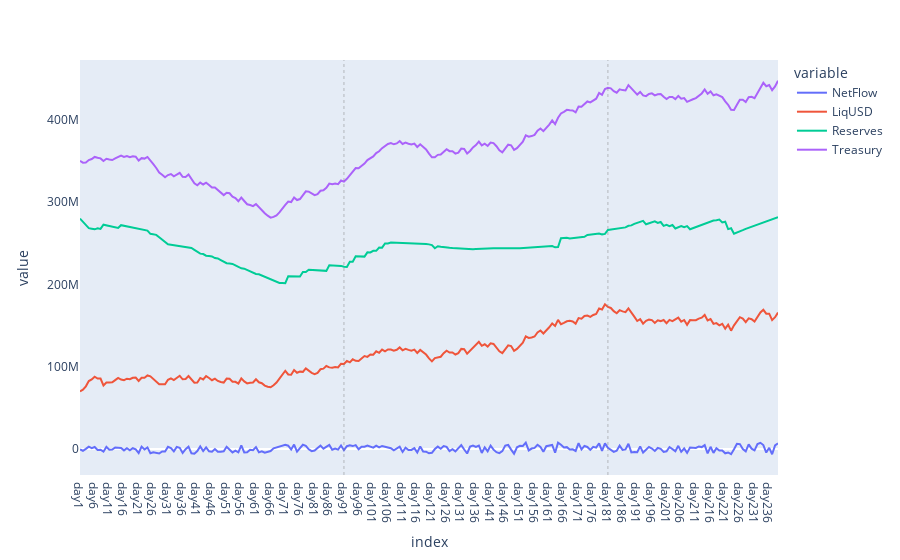
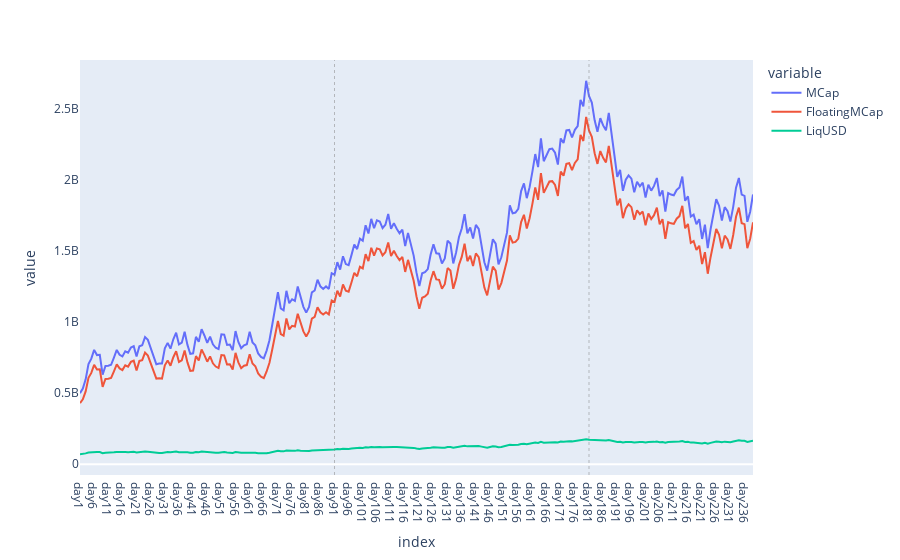
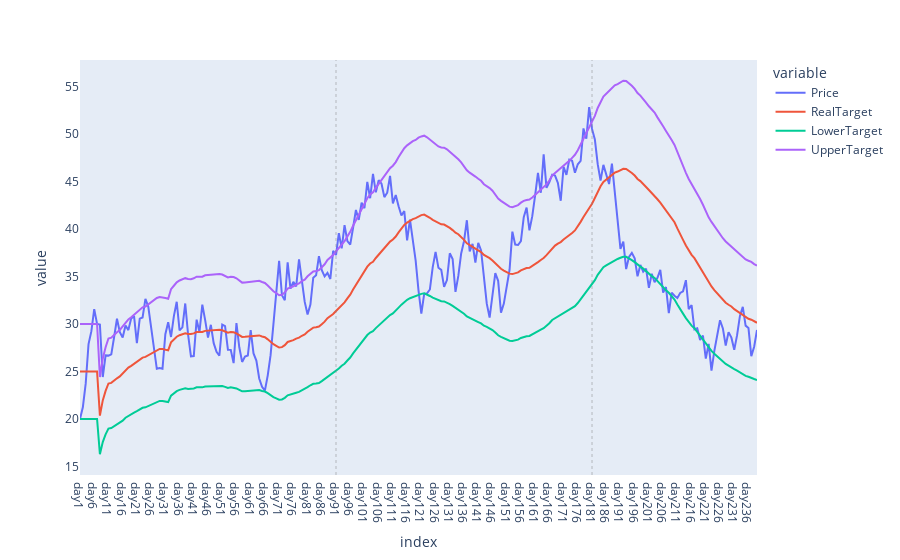
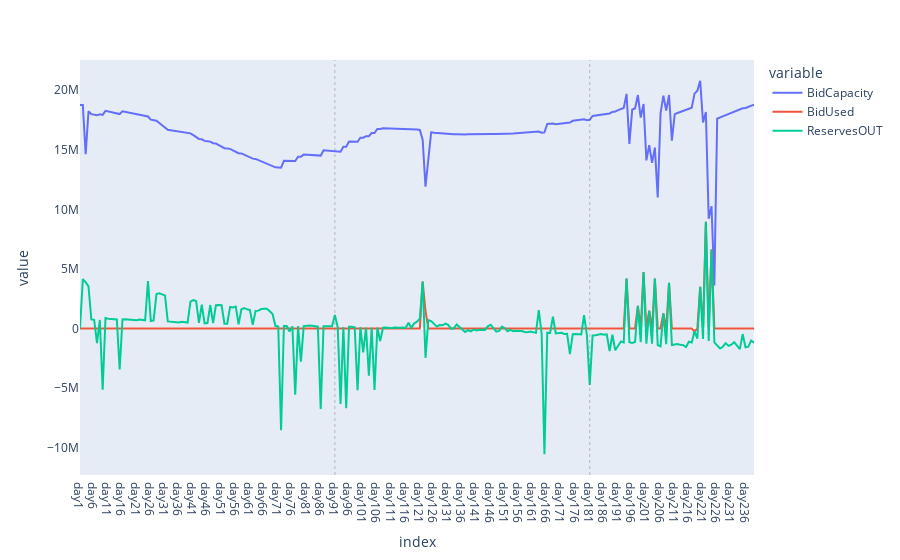

The cell these charts' notebook holds for them, in order:
### Code cell
# Plot multivariable charts

fig = df[['NetFlow', 'LiqUSD', 'Reserves', 'Treasury']].plot()
fig.layout.update(xaxis=dict(showgrid=False), yaxis=dict(showgrid=False))
for i in range (params.short_cycle, params.horizon, params.short_cycle):
    fig.add_vline(x=i, line_width=0.5, line_dash="dot", line_color="grey")
fig.show()


fig1 = df[['MCap','FloatingMCap', 'LiqUSD']].plot()
fig1.layout.update(xaxis=dict(showgrid=False), yaxis=dict(showgrid=False))
for i in range (params.short_cycle, params.horizon, params.short_cycle):
    fig1.add_vline(x=i, line_width=0.5, line_dash="dot", line_color="grey")
fig1.show()


fig2 = df[['Price','RealTarget', 'LowerTarget', 'UpperTarget']].plot()
fig2.layout.update(xaxis=dict(showgrid=False), yaxis=dict(showgrid=False))
for i in range (params.short_cycle, params.horizon, params.short_cycle):
    fig2.add_vline(x=i, line_width=0.5, line_dash="dot", line_color="grey")
fig2.show()


fig3 = guidance_df[['BidCapacity', 'BidUsed', 'ReservesOUT']].plot()
fig3.layout.update(xaxis=dict(showgrid=False), yaxis=dict(showgrid=False))
for i in range (params.short_cycle, params.horizon, params.short_cycle):
    fig3.add_vline(x=i, line_width=0.5, line_dash="dot", line_color="grey")
fig3.show()
fig4 = guidance_df[['AskCapacity', 'AskUsed', 'TradedOHM']].plot()
fig4.layout.update(xaxis=dict(showgrid=False), yaxis=dict(showgrid=False))
for i in range (params.short_cycle, params.horizon, params.short_cycle):
    fig4.add_vline(x=i, line_width=0.5, line_dash="dot", line_color="grey")
fig4.show()

#fig4 = market_df[['ArbSupply', 'UnwindDemand']].plot()
#fig4.layout.update(xaxis=dict(showgrid=False), yaxis=dict(showgrid=False))
#for i in range (params.short_cycle, params.horizon, params.short_cycle):
#    fig4.add_vline(x=i, line_width=0.5, line_dash="dot", line_color="grey")
#fig4.show()

fig5 = market_df[['MarketDemand', 'MarketSupply']].plot()
fig5.layout.update(xaxis=dict(showgrid=False), yaxis=dict(showgrid=False))
for i in range (params.short_cycle, params.horizon, params.short_cycle):
    fig5.add_vline(x=i, line_width=0.5, line_dash="dot", line_color="grey")
fig5.show()

### Figure 1 — Plotly figure (JSON) as saved in the notebook; plotly's stock layout.template omitted (floating-point values rounded to 4 significant figures; data arrays with more than 128 entries replaced by an {"elided": "..."} marker saying what was removed)
{"data": [{"hovertemplate": "variable=NetFlow<br>index=%{x}<br>value=%{y}<extra></extra>", "legendgroup": "NetFlow", "line": {"color": "#636efa", "dash": "solid"}, "marker": {"symbol": "circle"}, "mode": "lines", "name": "NetFlow", "orientation": "v", "showlegend": true, "type": "scatter", "x": {"elided": "239 str values"}, "xaxis": "x", "y": {"elided": "239 float values"}, "yaxis": "y"}, {"hovertemplate": "variable=LiqUSD<br>index=%{x}<br>value=%{y}<extra></extra>", "legendgroup": "LiqUSD", "line": {"color": "#EF553B", "dash": "solid"}, "marker": {"symbol": "circle"}, "mode": "lines", "name": "LiqUSD", "orientation": "v", "showlegend": true, "type": "scatter", "x": {"elided": "239 str values"}, "xaxis": "x", "y": {"elided": "239 float values"}, "yaxis": "y"}, {"hovertemplate": "variable=Reserves<br>index=%{x}<br>value=%{y}<extra></extra>", "legendgroup": "Reserves", "line": {"color": "#00cc96", "dash": "solid"}, "marker": {"symbol": "circle"}, "mode": "lines", "name": "Reserves", "orientation": "v", "showlegend": true, "type": "scatter", "x": {"elided": "239 str values"}, "xaxis": "x", "y": {"elided": "239 float values"}, "yaxis": "y"}, {"hovertemplate": "variable=Treasury<br>index=%{x}<br>value=%{y}<extra></extra>", "legendgroup": "Treasury", "line": {"color": "#ab63fa", "dash": "solid"}, "marker": {"symbol": "circle"}, "mode": "lines", "name": "Treasury", "orientation": "v", "showlegend": true, "type": "scatter", "x": {"elided": "239 str values"}, "xaxis": "x", "y": {"elided": "239 float values"}, "yaxis": "y"}], "layout": {"legend": {"title": {"text": "variable"}, "tracegroupgap": 0}, "margin": {"t": 60}, "shapes": [{"line": {"color": "grey", "dash": "dot", "width": 0.5}, "type": "line", "x0": 90, "x1": 90, "xref": "x", "y0": 0, "y1": 1, "yref": "y domain"}, {"line": {"color": "grey", "dash": "dot", "width": 0.5}, "type": "line", "x0": 180, "x1": 180, "xref": "x", "y0": 0, "y1": 1, "yref": "y domain"}], "xaxis": {"anchor": "y", "domain": [0, 1], "showgrid": false, "title": {"text": "index"}}, "yaxis": {"anchor": "x", "domain": [0, 1], "showgrid": false, "title": {"text": "value"}}}}

### Figure 2 — Plotly figure (JSON) as saved in the notebook; plotly's stock layout.template omitted (floating-point values rounded to 4 significant figures; data arrays with more than 128 entries replaced by an {"elided": "..."} marker saying what was removed)
{"data": [{"hovertemplate": "variable=MCap<br>index=%{x}<br>value=%{y}<extra></extra>", "legendgroup": "MCap", "line": {"color": "#636efa", "dash": "solid"}, "marker": {"symbol": "circle"}, "mode": "lines", "name": "MCap", "orientation": "v", "showlegend": true, "type": "scatter", "x": {"elided": "239 str values"}, "xaxis": "x", "y": {"elided": "239 float values"}, "yaxis": "y"}, {"hovertemplate": "variable=FloatingMCap<br>index=%{x}<br>value=%{y}<extra></extra>", "legendgroup": "FloatingMCap", "line": {"color": "#EF553B", "dash": "solid"}, "marker": {"symbol": "circle"}, "mode": "lines", "name": "FloatingMCap", "orientation": "v", "showlegend": true, "type": "scatter", "x": {"elided": "239 str values"}, "xaxis": "x", "y": {"elided": "239 float values"}, "yaxis": "y"}, {"hovertemplate": "variable=LiqUSD<br>index=%{x}<br>value=%{y}<extra></extra>", "legendgroup": "LiqUSD", "line": {"color": "#00cc96", "dash": "solid"}, "marker": {"symbol": "circle"}, "mode": "lines", "name": "LiqUSD", "orientation": "v", "showlegend": true, "type": "scatter", "x": {"elided": "239 str values"}, "xaxis": "x", "y": {"elided": "239 float values"}, "yaxis": "y"}], "layout": {"legend": {"title": {"text": "variable"}, "tracegroupgap": 0}, "margin": {"t": 60}, "shapes": [{"line": {"color": "grey", "dash": "dot", "width": 0.5}, "type": "line", "x0": 90, "x1": 90, "xref": "x", "y0": 0, "y1": 1, "yref": "y domain"}, {"line": {"color": "grey", "dash": "dot", "width": 0.5}, "type": "line", "x0": 180, "x1": 180, "xref": "x", "y0": 0, "y1": 1, "yref": "y domain"}], "xaxis": {"anchor": "y", "domain": [0, 1], "showgrid": false, "title": {"text": "index"}}, "yaxis": {"anchor": "x", "domain": [0, 1], "showgrid": false, "title": {"text": "value"}}}}

### Figure 3 — Plotly figure (JSON) as saved in the notebook; plotly's stock layout.template omitted (floating-point values rounded to 4 significant figures; data arrays with more than 128 entries replaced by an {"elided": "..."} marker saying what was removed)
{"data": [{"hovertemplate": "variable=Price<br>index=%{x}<br>value=%{y}<extra></extra>", "legendgroup": "Price", "line": {"color": "#636efa", "dash": "solid"}, "marker": {"symbol": "circle"}, "mode": "lines", "name": "Price", "orientation": "v", "showlegend": true, "type": "scatter", "x": {"elided": "239 str values"}, "xaxis": "x", "y": {"elided": "239 float values"}, "yaxis": "y"}, {"hovertemplate": "variable=RealTarget<br>index=%{x}<br>value=%{y}<extra></extra>", "legendgroup": "RealTarget", "line": {"color": "#EF553B", "dash": "solid"}, "marker": {"symbol": "circle"}, "mode": "lines", "name": "RealTarget", "orientation": "v", "showlegend": true, "type": "scatter", "x": {"elided": "239 str values"}, "xaxis": "x", "y": {"elided": "239 float values"}, "yaxis": "y"}, {"hovertemplate": "variable=LowerTarget<br>index=%{x}<br>value=%{y}<extra></extra>", "legendgroup": "LowerTarget", "line": {"color": "#00cc96", "dash": "solid"}, "marker": {"symbol": "circle"}, "mode": "lines", "name": "LowerTarget", "orientation": "v", "showlegend": true, "type": "scatter", "x": {"elided": "239 str values"}, "xaxis": "x", "y": {"elided": "239 float values"}, "yaxis": "y"}, {"hovertemplate": "variable=UpperTarget<br>index=%{x}<br>value=%{y}<extra></extra>", "legendgroup": "UpperTarget", "line": {"color": "#ab63fa", "dash": "solid"}, "marker": {"symbol": "circle"}, "mode": "lines", "name": "UpperTarget", "orientation": "v", "showlegend": true, "type": "scatter", "x": {"elided": "239 str values"}, "xaxis": "x", "y": {"elided": "239 float values"}, "yaxis": "y"}], "layout": {"legend": {"title": {"text": "variable"}, "tracegroupgap": 0}, "margin": {"t": 60}, "shapes": [{"line": {"color": "grey", "dash": "dot", "width": 0.5}, "type": "line", "x0": 90, "x1": 90, "xref": "x", "y0": 0, "y1": 1, "yref": "y domain"}, {"line": {"color": "grey", "dash": "dot", "width": 0.5}, "type": "line", "x0": 180, "x1": 180, "xref": "x", "y0": 0, "y1": 1, "yref": "y domain"}], "xaxis": {"anchor": "y", "domain": [0, 1], "showgrid": false, "title": {"text": "index"}}, "yaxis": {"anchor": "x", "domain": [0, 1], "showgrid": false, "title": {"text": "value"}}}}

### Figure 4 — Plotly figure (JSON) as saved in the notebook; plotly's stock layout.template omitted (floating-point values rounded to 4 significant figures; data arrays with more than 128 entries replaced by an {"elided": "..."} marker saying what was removed)
{"data": [{"hovertemplate": "variable=BidCapacity<br>index=%{x}<br>value=%{y}<extra></extra>", "legendgroup": "BidCapacity", "line": {"color": "#636efa", "dash": "solid"}, "marker": {"symbol": "circle"}, "mode": "lines", "name": "BidCapacity", "orientation": "v", "showlegend": true, "type": "scatter", "x": {"elided": "239 str values"}, "xaxis": "x", "y": {"elided": "239 float values"}, "yaxis": "y"}, {"hovertemplate": "variable=BidUsed<br>index=%{x}<br>value=%{y}<extra></extra>", "legendgroup": "BidUsed", "line": {"color": "#EF553B", "dash": "solid"}, "marker": {"symbol": "circle"}, "mode": "lines", "name": "BidUsed", "orientation": "v", "showlegend": true, "type": "scatter", "x": {"elided": "239 str values"}, "xaxis": "x", "y": {"elided": "239 float values"}, "yaxis": "y"}, {"hovertemplate": "variable=ReservesOUT<br>index=%{x}<br>value=%{y}<extra></extra>", "legendgroup": "ReservesOUT", "line": {"color": "#00cc96", "dash": "solid"}, "marker": {"symbol": "circle"}, "mode": "lines", "name": "ReservesOUT", "orientation": "v", "showlegend": true, "type": "scatter", "x": {"elided": "239 str values"}, "xaxis": "x", "y": {"elided": "239 float values"}, "yaxis": "y"}], "layout": {"legend": {"title": {"text": "variable"}, "tracegroupgap": 0}, "margin": {"t": 60}, "shapes": [{"line": {"color": "grey", "dash": "dot", "width": 0.5}, "type": "line", "x0": 90, "x1": 90, "xref": "x", "y0": 0, "y1": 1, "yref": "y domain"}, {"line": {"color": "grey", "dash": "dot", "width": 0.5}, "type": "line", "x0": 180, "x1": 180, "xref": "x", "y0": 0, "y1": 1, "yref": "y domain"}], "xaxis": {"anchor": "y", "domain": [0, 1], "showgrid": false, "title": {"text": "index"}}, "yaxis": {"anchor": "x", "domain": [0, 1], "showgrid": false, "title": {"text": "value"}}}}
